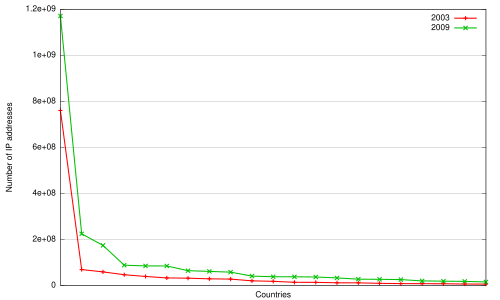

Source code (gnuplot):
set terminal pdf

#set style fill   solid 4.00 noborder
#set style data histograms

#set key under nobox
set grid y
set auto y
#set logscale y

#set yrange [0:40000]

set xrange [0:20]

#set title 'BGP announced prefix distribution'
set xlabel 'Countries'
set ylabel 'Number of IP addresses'

unset xtics

plot 'bgp_stat-size-distr-2003.txt' using 3 every 1 title '2003' with linespoints lw 3, \
	 'bgp_stat-size-distr-2009.txt' using 3 every 1 title '2009' with linespoints lw 3


#plot '< grep 2003-01-01 bgp-amsterdam.txt' using 5:xtic(4) every ::12 title '2003', \
#	 '< grep 2004-01-01 bgp-amsterdam.txt' using 5:xtic(4) every ::12 title '2004', \
#	 '< grep 2005-01-01 bgp-amsterdam.txt' using 5:xtic(4) every ::12 title '2005', \
#	 '< grep 2006-01-01 bgp-amsterdam.txt' using 5:xtic(4) every ::12 title '2006', \
#	 '< grep 2007-01-01 bgp-amsterdam.txt' using 5:xtic(4) every ::12 title '2007', \
#	 '< grep 2008-01-01 bgp-amsterdam.txt' using 5:xtic(4) every ::12 title '2008', \
#	 '< grep 2009-01-01 bgp-amsterdam.txt' using 5:xtic(4) every ::12 title '2009', \
#	 '< grep 2009-04-23 bgp-amsterdam.txt' using 5:xtic(4) every ::12 title 'May 2009'
